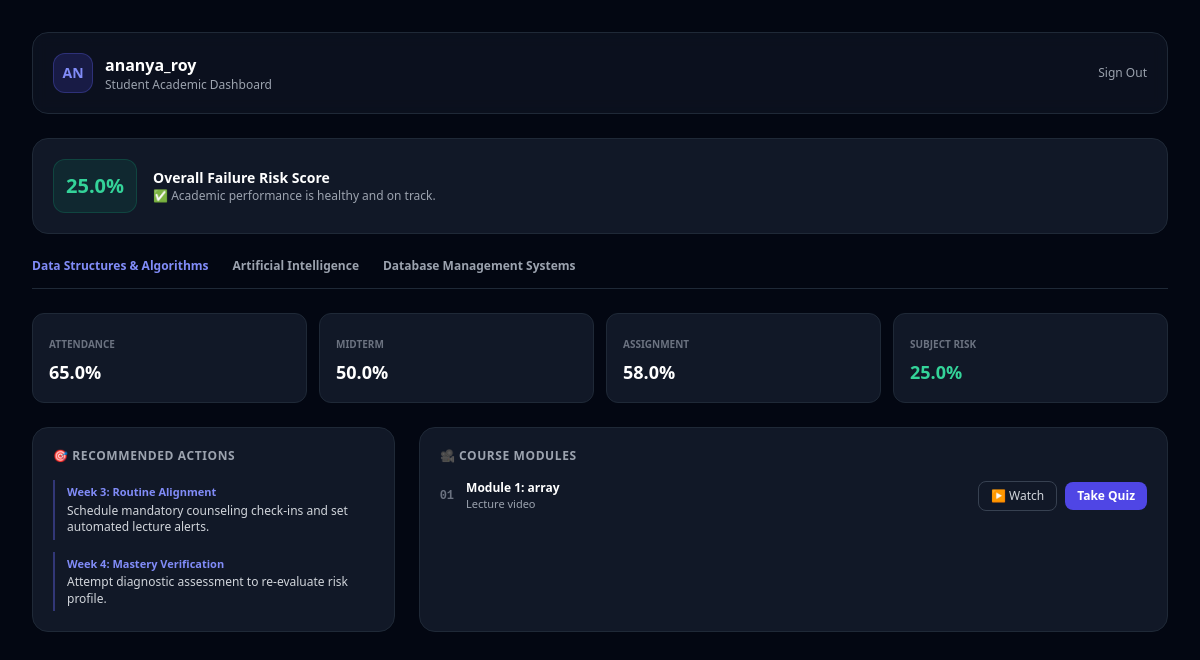
The app's page /student_dashboard (signed in) with its own data.
### app.py (models this page shows, shortened)
class User(UserMixin, db.Model):
    id = db.Column(db.Integer, primary_key=True)
    username = db.Column(db.String(80), unique=True, nullable=False)
    email = db.Column(db.String(120), unique=True, nullable=False)
    password_hash = db.Column(db.String(200), nullable=False)
    role = db.Column(db.String(20), nullable=False)  # 'admin', 'faculty', 'student'
    subject = db.Column(db.String(80), nullable=True, default='General')
    grades = db.relationship('StudentSubjectGrade', backref='student_user', lazy=True, cascade="all, delete-orphan")

class StudentSubjectGrade(db.Model):
    id = db.Column(db.Integer, primary_key=True)
    student_id = db.Column(db.Integer, db.ForeignKey('user.id'), nullable=False)
    subject = db.Column(db.String(80), nullable=False)
    attendance = db.Column(db.Float, default=75.0)
    midterm = db.Column(db.Float, default=60.0)
    assignment = db.Column(db.Float, default=60.0)
    logins = db.Column(db.Float, default=12.0)
    study_hours = db.Column(db.Float, default=5.0)

class LearningTopic(db.Model):
    id = db.Column(db.Integer, primary_key=True)
    subject = db.Column(db.String(80), nullable=False)
    sequence = db.Column(db.Integer, nullable=False)
    title = db.Column(db.String(150), nullable=False)
    description = db.Column(db.Text, nullable=True)
    youtube_url = db.Column(db.String(255), nullable=False)  # Local video URL
    quiz_data_json = db.Column(db.Text, nullable=True)     # Stores AI generated quiz JSON

### app.py (the view, shortened to what this page needs)
@app.route('/student_dashboard')
@login_required
def student_dashboard():
    if current_user.role != 'student':
        return "Unauthorized Access", 403
    subject_cards = []
    total_risk = 0.0
    for g in current_user.grades:
        risk_val = 25.0
        at_risk = False
        remediation = generate_personalized_path(g.midterm, g.assignment, g.attendance, g.study_hours)
        total_risk += risk_val
        topics = LearningTopic.query.filter_by(subject=g.subject).order_by(LearningTopic.sequence.asc()).all()
        pathway_topics = [
            {
                'id': t.id,
                'sequence': t.sequence,
                'title': t.title,
                'description': t.description,
                'youtube_url': t.youtube_url
            } for t in topics
        ]
        subject_cards.append({
            'subject': g.subject,
            'attendance': g.attendance,
            'midterm': g.midterm,
            'assignment': g.assignment,
            'study_hours': g.study_hours,
            'risk_percent': risk_val,
            'at_risk': at_risk,
            'remediation': remediation,
            'pathway_topics': pathway_topics
        })
    overall_risk = round(total_risk / len(subject_cards), 2) if subject_cards else 25.0
    overall_at_risk = bool(overall_risk >= 50)
    return render_template('student.html', student=current_user, subject_cards=subject_cards, risk_percent=overall_risk, at_risk=overall_at_risk)

### app.py (called while the page is built)
@login_manager.user_loader
def load_user(user_id):
    return User.query.get(int(user_id))

### templates/student.html (shortened to what this page needs)
<!DOCTYPE html>
<html lang="en" class="dark">
<head>
    <script src="https://cdn.tailwindcss.com"></script>
</head>
<body class="bg-gray-950 text-gray-100 min-h-screen font-sans p-4 sm:p-8 transition-colors">
    <div class="max-w-6xl mx-auto space-y-6">
        <header class="flex justify-between items-center bg-gray-900/60 p-5 rounded-2xl border border-gray-800 backdrop-blur">
            <div class="flex items-center gap-3">
                <div class="w-10 h-10 rounded-xl bg-indigo-600/20 text-indigo-400 font-black flex items-center justify-center text-sm border border-indigo-500/30">
                    {{ student.username[:2].upper() }}
                </div>
                <div>
                    <h1 class="text-base font-bold text-white">{{ student.username }}</h1>
                    <p class="text-xs text-gray-400">Student Academic Dashboard</p>
                </div>
            </div>
            <a href="/logout" class="text-xs text-gray-400 hover:text-red-400 transition font-medium">Sign Out</a>
        </header>
        <div class="bg-gray-900 border border-gray-800 rounded-2xl p-5 flex items-center justify-between">
            <div class="flex items-center gap-4">
                <div class="p-3 rounded-xl {% if at_risk %}bg-red-500/10 text-red-400 border border-red-500/20{% else %}bg-emerald-500/10 text-emerald-400 border border-emerald-500/20{% endif %} font-black text-xl">
                    {{ risk_percent }}%
                </div>
                <div>
                    <h2 class="text-sm font-bold text-white">Overall Failure Risk Score</h2>
                    <p class="text-xs text-gray-400">
                        {% if at_risk %}
                            ⚠️ High risk detected. Follow your custom action pathways below.
                        {% else %}
                            ✅ Academic performance is healthy and on track.
                        {% endif %}
                    </p>
                </div>
            </div>
        </div>
        {% if subject_cards %}
        <div class="flex border-b border-gray-800 space-x-6 text-xs font-bold overflow-x-auto">
            {% for card in subject_cards %}
            <button onclick="showSubject('subj-{{ loop.index }}', this)"
                    class="subject-tab pb-3 text-gray-400 border-b-2 border-transparent hover:text-white transition whitespace-nowrap {% if loop.first %}border-indigo-500 text-indigo-400{% endif %}">
                {{ card.subject }}
            </button>
            {% endfor %}
        </div>
        {% for card in subject_cards %}
        <div id="subj-{{ loop.index }}" class="subject-panel {% if not loop.first %}hidden{% endif %} space-y-6">
            <div class="grid grid-cols-2 sm:grid-cols-4 gap-3">
                <div class="bg-gray-900 border border-gray-800 p-4 rounded-xl">
                    <span class="text-[10px] text-gray-500 uppercase font-semibold">Attendance</span>
                    <div class="text-lg font-bold text-white mt-1">{{ card.attendance }}%</div>
                </div>
                <div class="bg-gray-900 border border-gray-800 p-4 rounded-xl">
                    <span class="text-[10px] text-gray-500 uppercase font-semibold">Midterm</span>
                    <div class="text-lg font-bold text-white mt-1">{{ card.midterm }}%</div>
                </div>
                <div class="bg-gray-900 border border-gray-800 p-4 rounded-xl">
                    <span class="text-[10px] text-gray-500 uppercase font-semibold">Assignment</span>
                    <div class="text-lg font-bold text-white mt-1">{{ card.assignment }}%</div>
                </div>
                <div class="bg-gray-900 border border-gray-800 p-4 rounded-xl">
                    <span class="text-[10px] text-gray-500 uppercase font-semibold">Subject Risk</span>
                    <div class="text-lg font-bold mt-1 {% if card.at_risk %}text-red-400{% else %}text-emerald-400{% endif %}">
                        {{ card.risk_percent }}%
                    </div>
                </div>
            </div>
            <div class="grid grid-cols-1 lg:grid-cols-3 gap-6">
                <div class="bg-gray-900 border border-gray-800 rounded-2xl p-5 space-y-4">
                    <h3 class="text-xs font-bold text-gray-400 uppercase tracking-wider">🎯 Recommended Actions</h3>
                    <div class="space-y-3">
                        {% for step in card.remediation %}
                        <div class="flex gap-3 items-start border-l-2 border-indigo-500/40 pl-3 py-1">
                            <div>
                                <div class="text-[11px] font-bold text-indigo-400">{{ step.phase }}</div>
                                <p class="text-xs text-gray-300 mt-0.5 leading-snug">{{ step.recommendation }}</p>
                            </div>
                        </div>
                        {% endfor %}
                    </div>
                </div>
                <div class="lg:col-span-2 bg-gray-900 border border-gray-800 rounded-2xl p-5 space-y-4">
                    <h3 class="text-xs font-bold text-gray-400 uppercase tracking-wider">🎥 Course Modules</h3>
                    {% if card.pathway_topics %}
                    <div class="divide-y divide-gray-800/80">
                        {% for topic in card.pathway_topics %}
                        <div class="py-3.5 first:pt-0 last:pb-0 space-y-3">
                            <div class="flex items-center justify-between">
                                <div class="flex items-center gap-3">
                                    <span class="text-xs font-mono font-bold text-gray-500">0{{ topic.sequence }}</span>
                                    <div>
                                        <h4 class="text-xs font-bold text-white">{{ topic.title }}</h4>
                                        <p class="text-[11px] text-gray-400">{{ topic.description or 'Lecture video' }}</p>
                                    </div>
                                </div>
                                <div class="flex items-center gap-2">
                                    <button onclick="toggleVideo('vid-{{ topic.id }}')" class="px-3 py-1.5 rounded-lg border border-gray-700 hover:bg-gray-800 text-xs text-gray-300 transition">
                                        ▶ Watch
                                    </button>
                                    <button onclick="openTestModal('{{ topic.title }}', '{{ card.subject }}')" class="px-3 py-1.5 rounded-lg bg-indigo-600 hover:bg-indigo-500 text-white font-semibold text-xs transition">
                                        Take Quiz
                                    </button>
                                </div>
                            </div>
                        </div>
                        {% endfor %}
                    </div>
                    {% else %}
                    <p class="text-xs text-gray-500 py-4 text-center">No video modules available for this subject yet.</p>
                    {% endif %}
                </div>
            </div>
        </div>
        {% endfor %}
        {% endif %}
    </div>
</body>
</html>

### records on screen
User: username "AN", username "ananya_roy"
StudentSubjectGrade: subject "Data Structures & Algorithms", attendance "65.0", midterm "50.0", assignment "58.0", risk_percent "25.0", phase "Week 3: Routine Alignment" "Week 4: Mastery Verification", recommendation "Schedule mandatory counseling check-ins and set automated lecture alerts." "Attempt diagnostic assessment to re-evaluate risk profile."
StudentSubjectGrade: subject "Artificial Intelligence"
StudentSubjectGrade: subject "Database Management Systems"
LearningTopic: sequence "1", title "Module 1: array", description "Lecture video"

### other values on screen
{{ risk_percent }} "25.0"
